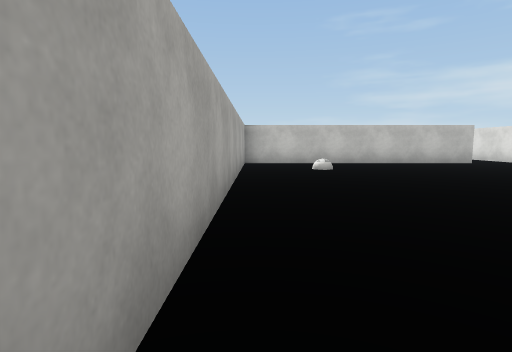
View 1 (above)

14 first-person views from a walk through a 3-D level made in the Unity game engine. The camera is 1.2 m above the floor, tilts 6° down and sees 80° across. The floor is counted in squares, 2 m on a side. Each view is taken from the middle of a square. On the plan, view 1 faces up. The plan holds only what a view shows up to about 9 squares ahead; the rest is blank. The place goes on beyond the plan. The player is left out. Surface patterns are stand-ins for the level's own textures.

View 2
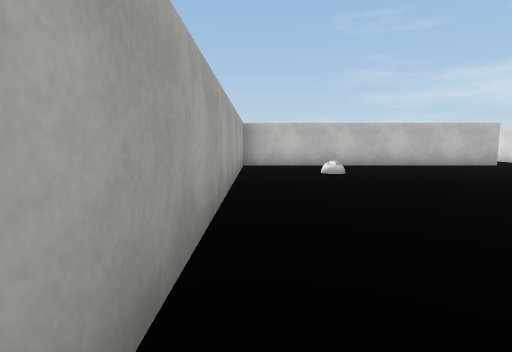

View 3
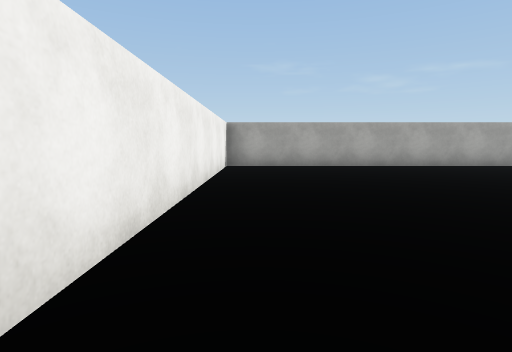

View 4
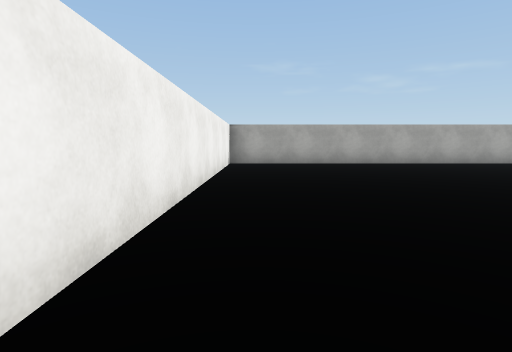

View 5
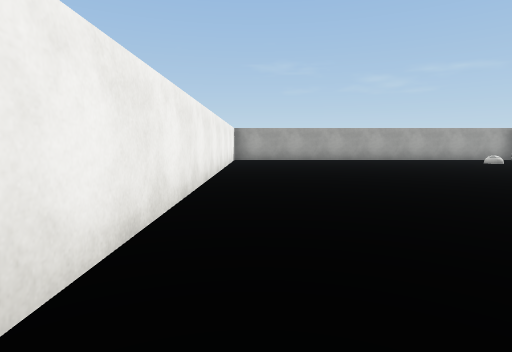

View 6
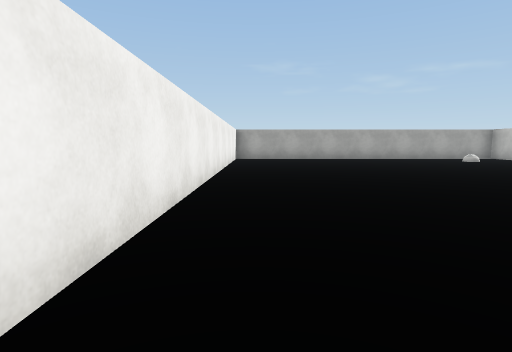

View 7
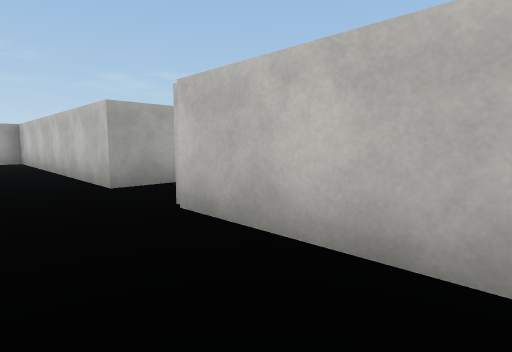

View 8
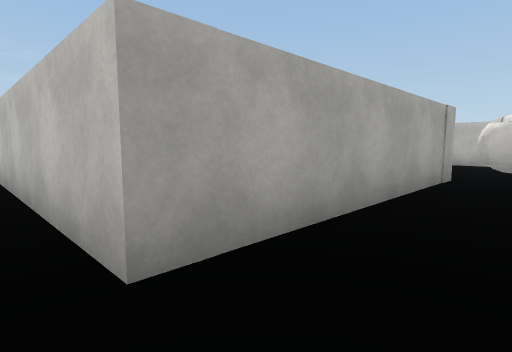

View 9
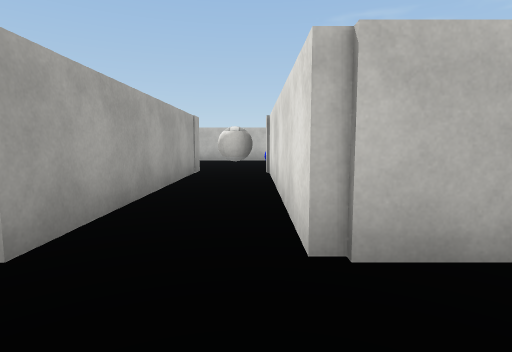

View 10
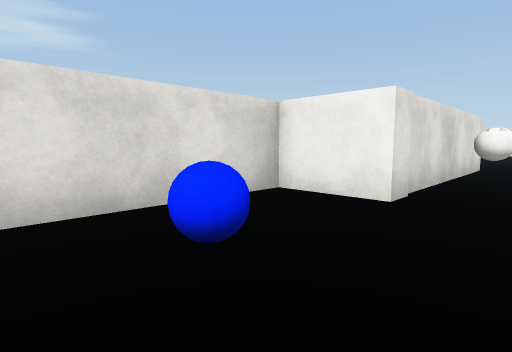

View 11
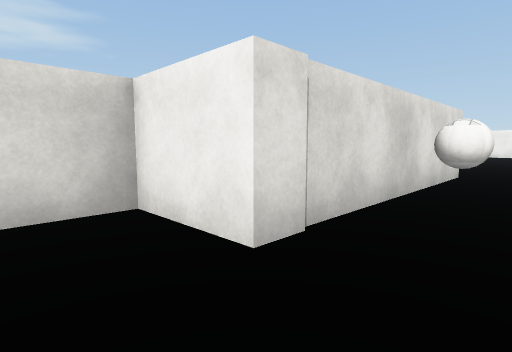

View 12
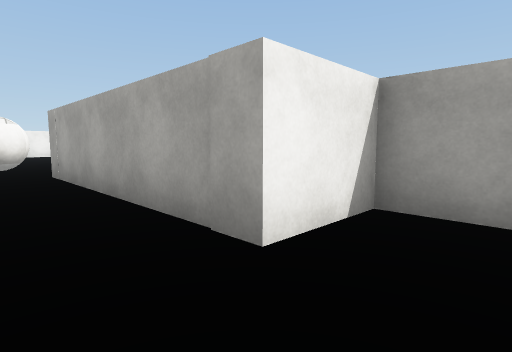

View 13
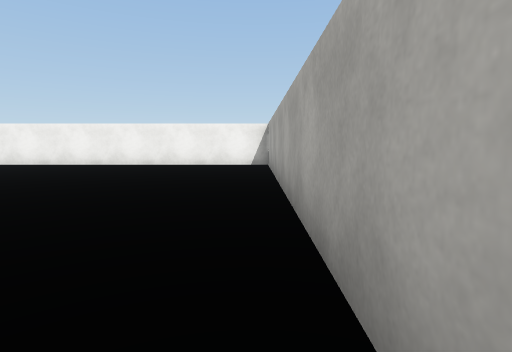

View 14
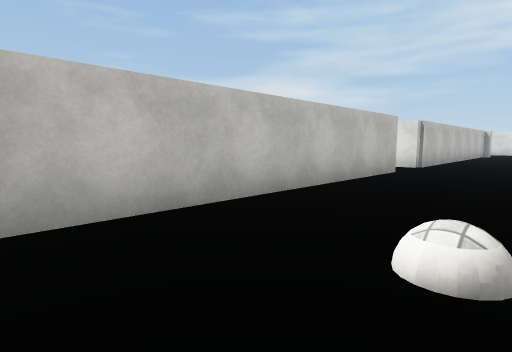

### Floor plan
Points are (right, up) in squares from view 1. A wall is a line through its corners. A room is listed if a view was taken in it or the views show most of it. See-through windows are left out.
Room 1 (views 1, 2, 3, 4, 5, 6, 7, 8, 9, 13, 14)
walls: (11, 9.5) (8.3, 9.5) (8.3, 14.8) (9.7, 14.8); (6.7, 14.8) (6.7, 9.5) (-0.3, 9.5) (-0.3, -0.8) (11.1, -0.8)
ways out: opening at (8, 14.7) to room 2
objects: ball (8, 12)
Room 2 (views 10, 11, 12)
walls: (6.6, 19) (5.7, 19); (5.2, 15.9) (5.2, 14.8) (6.7, 14.8); (9.7, 14.8) (9.7, 17.9)
ways out: opening at (8, 14.7) to room 1
objects: blue ball (9, 17)

Where each view was taken, in squares from view 1:
view 1: 0 up, 0 right, facing up
view 2: 1 up, 0 right, facing up
view 3: 0 up, 8 right, facing left
view 4: 0 up, 9 right, facing left
view 5: 0 up, 11 right, facing left
view 6: 0 up, 12 right, facing left
view 7: 8 up, 11 right, facing up-left
view 8: 9 up, 8 right, facing up-left
view 9: 8 up, 8 right, facing up
view 10: 18 up, 7 right, facing down-right
view 11: 16 up, 7 right, facing down-right
view 12: 16 up, 8 right, facing down-left
view 13: 8 up, 0 right, facing down
view 14: 7 up, 0 right, facing up-right
